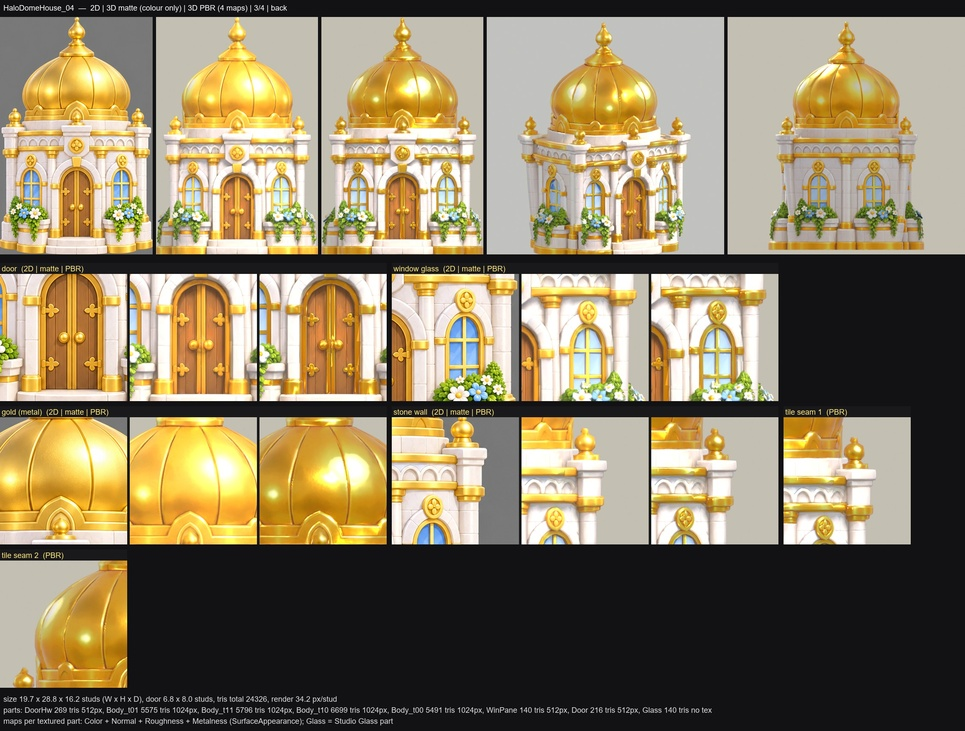
#> input picture art/review/img3/HaloDomeHouse_04_check.jpg, 965 x 731 px, shrunk from 2276 x 1724 before the run
$ python rim_frac_2d.py ../art/review/img3/HaloDomeHouse_04_check.jpg
#> lines starting #> are read from the running program, lines starting #| are printed output that depends on the picture; after the words box and inside, x2 and y2 are one past the last pixel; in counts of white or black regions, pixels touching at a corner belong together
"""Where the pot's gold rim sits in a 2D front (fraction of the object's height from its foot), for tools/tripo_touchup.py
--rim-frac (이미지 생성 4, 10/12): the Tripo plant is scaled so that its pot rim lands on the part body's top.

  py tools/rim_frac_2d.py <front.png> [--from 0.15] [--to 0.8] [--debug out.png]

Object = pixels that differ from the grey background; gold = warm saturated pixels. The rim = the widest gold row
between --from and --to of the height (measured from the foot); prints the fraction of the TOP edge of that gold band.
"""
import argparse
import colorsys

import numpy as np
from PIL import Image, ImageDraw


def main():
    ap = argparse.ArgumentParser()
    ap.add_argument("img")
    ap.add_argument("--from", dest="lo", type=float, default=0.15)
    ap.add_argument("--to", dest="hi", type=float, default=0.8)
    ap.add_argument("--debug", default="")
    a = ap.parse_args()
    im = Image.open(a.img).convert("RGB")
#> im is the input picture: PIL image 965x731 RGB; mean R, G, B 138.8, 125.8, 97.5
    A = np.asarray(im).astype(float) / 255
    bg = np.median(np.concatenate([A[:8].reshape(-1, 3), A[-8:].reshape(-1, 3)]), 0)
#> bg = [0.0706, 0.0706, 0.0784]
    obj = np.abs(A - bg).max(2) > 0.08
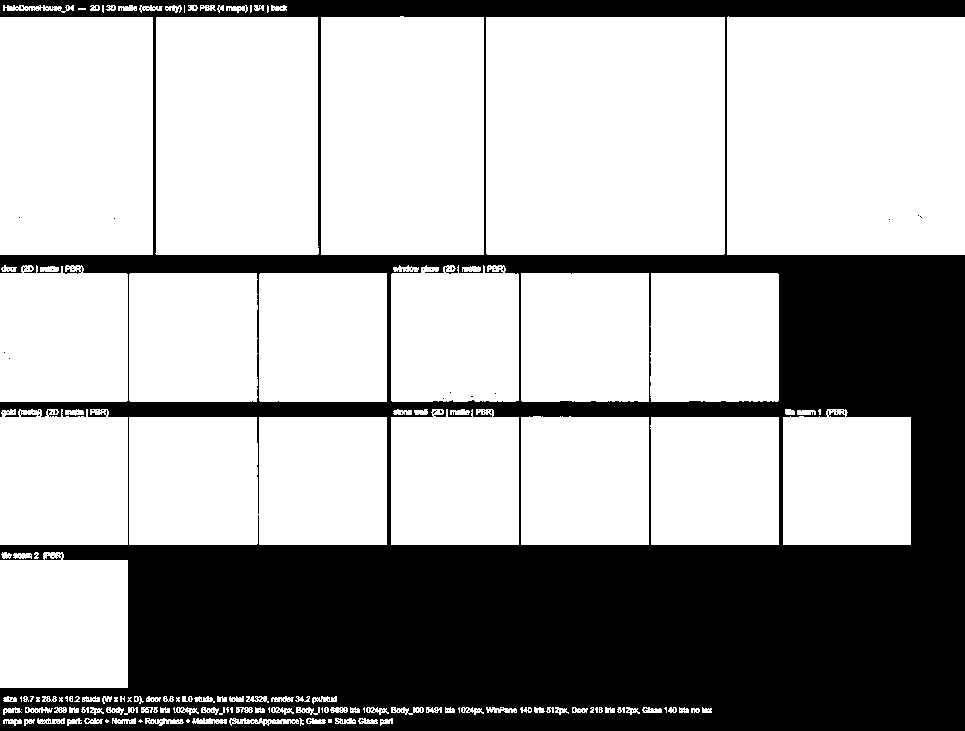
#> obj: shape (731, 965) bool; 66.1% white; 284 black regions (280 under 20 px), largest, box (x1, y1, x2, y2) and area: (0, 0, 965, 731) 238479, (828, 411, 845, 417) 46, (45, 554, 62, 560) 40, (20, 411, 37, 417) 38
    rows = np.nonzero(obj.any(1))[0]
#> rows = 680 values from 5 to 725
    top, bot = rows.min(), rows.max()
#> top = 5; bot = 725
    Hh = bot - top
#> Hh = 720
    hsv = np.array([colorsys.rgb_to_hsv(*p) for p in A.reshape(-1, 3)]).reshape(A.shape)
#> hsv: shape (731, 965, 3) float64; mean of channels 0, 1, 2 0.313, 0.256, 0.551
    gold = obj & (hsv[..., 0] * 360 > 28) & (hsv[..., 0] * 360 < 58) & (hsv[..., 1] > 0.45) & (hsv[..., 2] > 0.5)
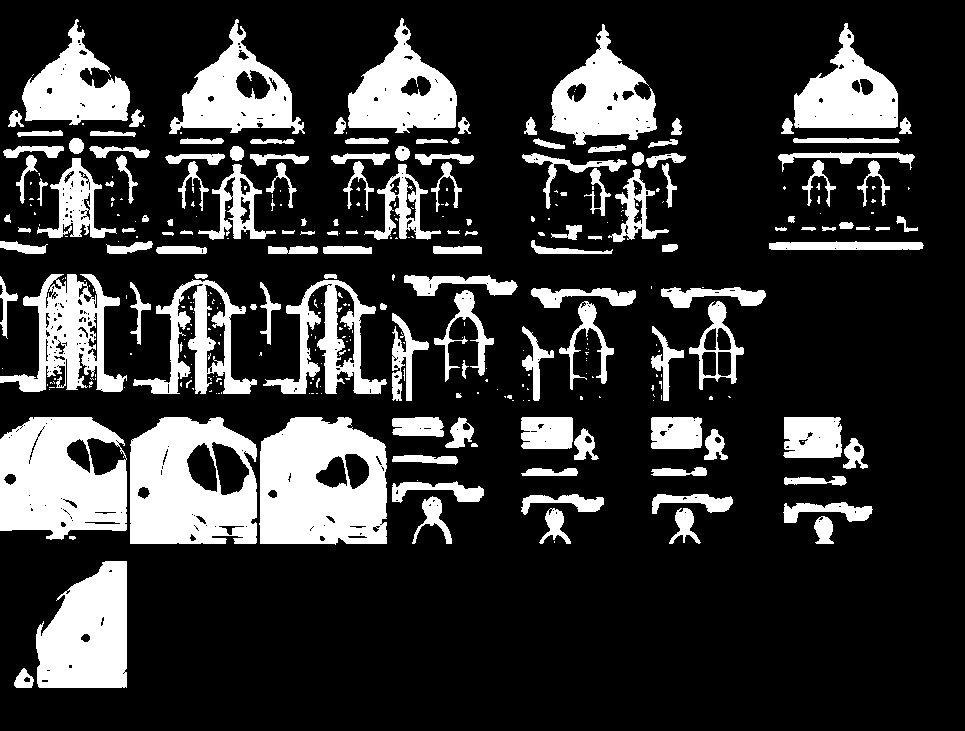
#> gold: shape (731, 965) bool; 20.6% white; 349 white regions (209 under 20 px), largest, box (x1, y1, x2, y2) and area: (259, 417, 387, 545) 13309, (130, 417, 257, 544) 12219, (0, 417, 127, 540) 11959
    width = np.zeros(A.shape[0])
#> width = 731 values from 0 to 0
    for y in range(top, bot + 1):
        xs = np.nonzero(gold[y])[0]
        if len(xs) > 3:
            width[y] = xs.max() - xs.min()
#> this loop made 721 passes
#> xs on passes 14 to 16: [401, 402], [76, 77, 236, 237, 401, 402, 403], [75, 76, 77, 78, 235, 236, 237, 238, 400, 401, 402, 403]
#> after the loop, width = 731 values, max 923 at index 245, min 0 at index 0, mean 526.9
    ylo, yhi = int(bot - a.hi * Hh), int(bot - a.lo * Hh)
#> ylo = 149; yhi = 617
    seg = width[ylo:yhi]
#> seg = 468 values, max 923 at index 96, min 0 at index 105, mean 587
    y = ylo + int(np.argmax(seg))
#> y = 245
    w = width[y]
#> w = 923
    # walk up while the gold band stays nearly as wide: its top edge is the rim top
    yt = y
#> yt = 245
    while yt - 1 > top and width[yt - 1] > 0.85 * w:
        yt -= 1
#> this loop made 4 passes
#> yt on passes 1 to 4: 244, 243, 242, 241
#> after the loop, yt = 241
    frac = (bot - yt) / Hh
#> frac = 0.672
    print("%s rim_frac %.3f (band rows %d-%d, width %d px)" % (a.img, frac, yt, y, w))
#| ../art/review/img3/HaloDomeHouse_04_check.jpg rim_frac 0.672 (band rows 241-245, width 923 px)
    if a.debug:
        d = ImageDraw.Draw(im)
        d.line((0, yt, im.size[0], yt), fill=(255, 0, 0), width=3)
        im.save(a.debug)


if __name__ == "__main__":
    main()

$ run again, on art/review/img3/HaloReasonHQ_BreadStand_check.jpg
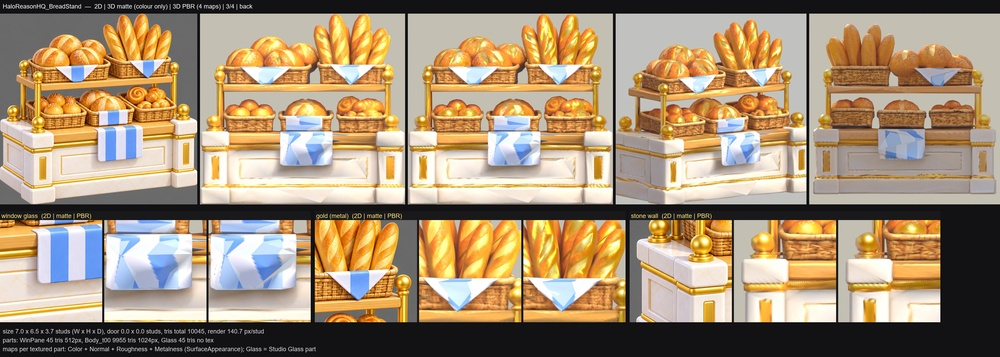
#> input picture art/review/img3/HaloReasonHQ_BreadStand_check.jpg, 1000 x 357 px, shrunk from 2935 x 1048 before the run
#> in main, im is the input picture: PIL image 1000x357 RGB; mean R, G, B 163.8, 143.2, 116.1
#> bg = [0.0706, 0.0706, 0.0784]
#> in main, `obj = np.abs(A - bg).max(2) > 0.08`:
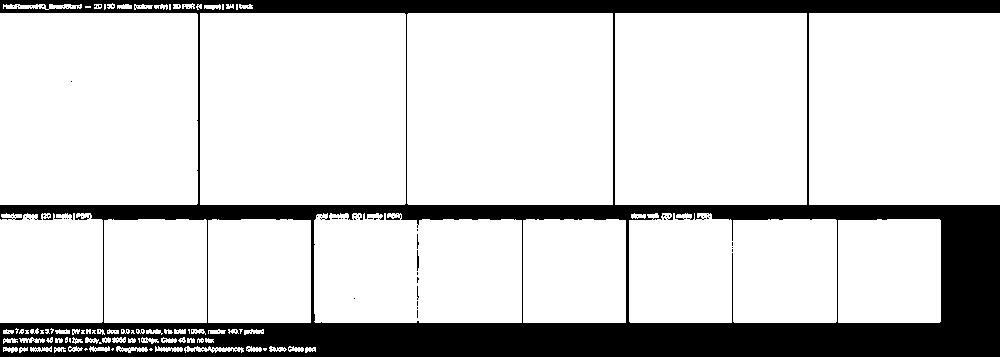
#> obj: shape (357, 1000) bool; 81.6% white; 132 black regions (130 under 20 px), largest, box (x1, y1, x2, y2) and area: (0, 0, 1000, 357) 65257, (417, 250, 419, 271) 33
#> rows = 330 values from 3 to 352
#> top = 3; bot = 352
#> Hh = 349
#> hsv: shape (357, 1000, 3) float64; mean of channels 0, 1, 2 0.249, 0.305, 0.66
#> in main, `gold = obj & (hsv[..., 0] * 360 > 28) & (hsv[..., 0] * 360 < 58) & (hs..`:
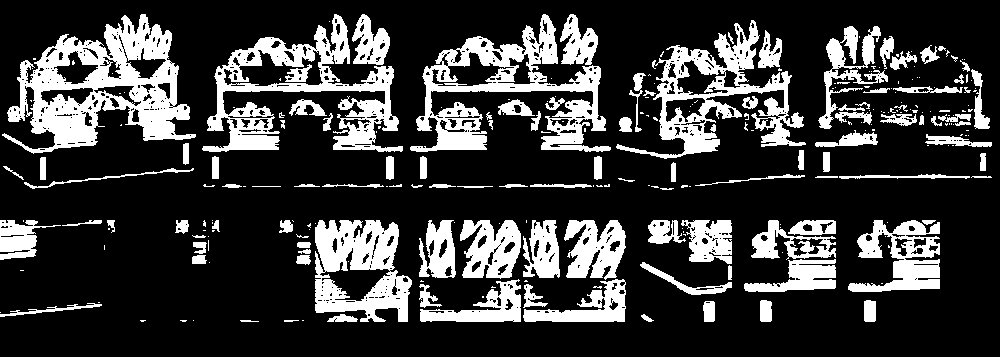
#> gold: shape (357, 1000) bool; 23% white; 267 white regions (153 under 20 px), largest, box (x1, y1, x2, y2) and area: (2, 14, 196, 154) 11811, (410, 14, 611, 152) 8965, (202, 14, 403, 152) 8805
#> after the loop in main, `for y in range(top, bot + 1):`: width = 357 values, max 982 at index 166, min 0 at index 0, mean 647.1
#> ylo = 72; yhi = 299
#> seg = 227 values, max 982 at index 94, min 0 at index 118, mean 736.1
#> y = 166
#> w = 982
#> in main, `yt = y`: yt = 166
#> the loop in main, `while yt - 1 > top and width[yt - 1] > 0.85 * w:` made 9 passes
#> yt on passes 1 to 8: 165, 164, 163, 162, 161, 160, 159, 158
#> after the loop in main, `while yt - 1 > top and width[yt - 1] > 0.85 * w:`: yt = 157
#> frac = 0.559
#| ../art/review/img3/HaloReasonHQ_BreadStand_check.jpg rim_frac 0.559 (band rows 157-166, width 982 px)

$ run again, on art/review/img3/HaloReasonHQ_RackShieldSword_check.jpg
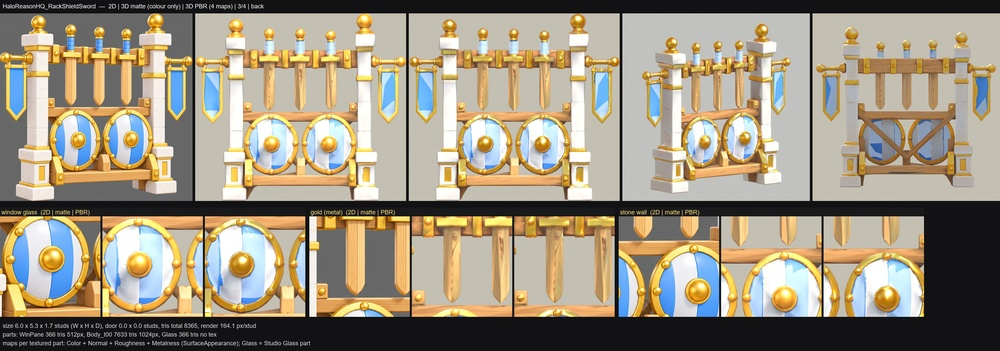
#> input picture art/review/img3/HaloReasonHQ_RackShieldSword_check.jpg, 1000 x 351 px, shrunk from 2987 x 1048 before the run
#> in main, im is the input picture: PIL image 1000x351 RGB; mean R, G, B 156, 146.1, 126.4
#> bg = [0.0706, 0.0706, 0.0784]
#> in main, `obj = np.abs(A - bg).max(2) > 0.08`:
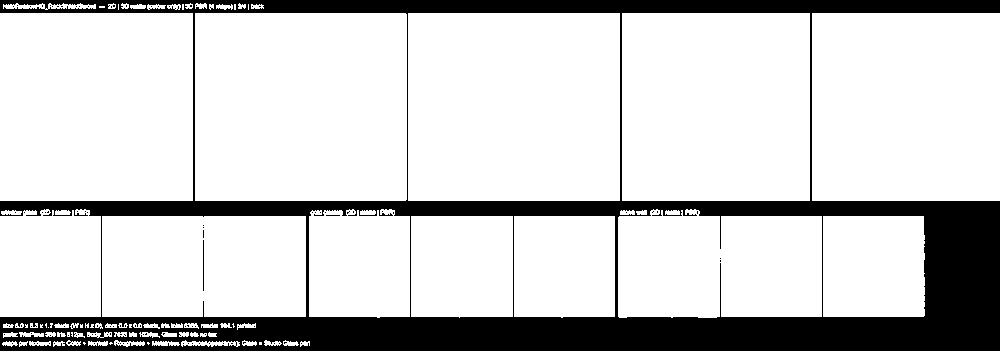
#> obj: shape (351, 1000) bool; 80.8% white; 115 black regions (113 under 20 px), largest, box (x1, y1, x2, y2) and area: (0, 0, 1000, 351) 67264, (203, 240, 204, 291) 51
#> rows = 324 values from 3 to 346
#> top = 3; bot = 346
#> Hh = 343
#> hsv: shape (351, 1000, 3) float64; mean of channels 0, 1, 2 0.273, 0.24, 0.638
#> in main, `gold = obj & (hsv[..., 0] * 360 > 28) & (hsv[..., 0] * 360 < 58) & (hs..`:
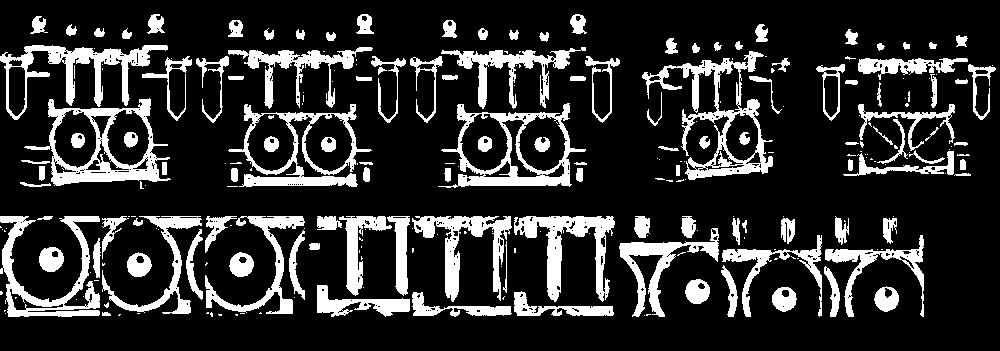
#> gold: shape (351, 1000) bool; 18.4% white; 255 white regions (131 under 20 px), largest, box (x1, y1, x2, y2) and area: (642, 51, 773, 180) 3978, (24, 98, 171, 186) 3660, (438, 103, 586, 188) 3360
#> after the loop in main, `for y in range(top, bot + 1):`: width = 351 values, max 990 at index 67, min 0 at index 0, mean 688
#> ylo = 71; yhi = 294
#> seg = 223 values, max 987 at index 0, min 0 at index 118, mean 793.5
#> y = 71
#> w = 987
#> in main, `yt = y`: yt = 71
#> the loop in main, `while yt - 1 > top and width[yt - 1] > 0.85 * w:` made 15 passes
#> yt on passes 1 to 8: 70, 69, 68, 67, 66, 65, 64, 63
#> after the loop in main, `while yt - 1 > top and width[yt - 1] > 0.85 * w:`: yt = 56
#> frac = 0.845
#| ../art/review/img3/HaloReasonHQ_RackShieldSword_check.jpg rim_frac 0.845 (band rows 56-71, width 987 px)
